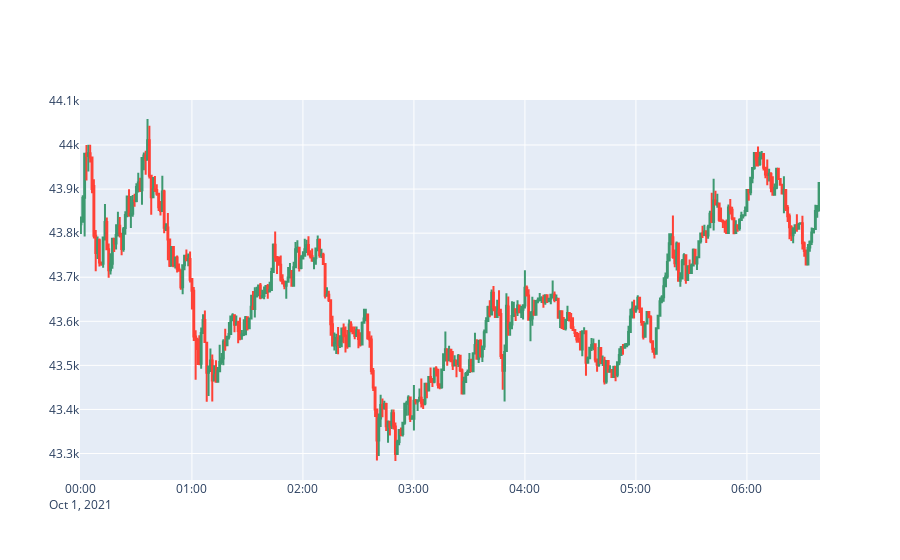

The notebook cell saved with this chart:
### Code cell
df = valid_dataset.df[:400]
fig = go.Figure(data=[go.Candlestick(
    x=df['Date'],
    open=df['Open'],
    high=df['High'],
    low=df['Low'],
    close=df['Close'])])
fig.update_layout(xaxis_rangeslider_visible=False)
fig.show()

### Figure 1 — Plotly figure (JSON) as saved in the notebook; plotly's stock layout.template omitted (floating-point values rounded to 4 significant figures; data arrays with more than 128 entries replaced by an {"elided": "..."} marker saying what was removed)
{"data": [{"close": {"elided": "400 float values"}, "high": {"elided": "400 float values"}, "low": {"elided": "400 float values"}, "open": {"elided": "400 float values"}, "type": "candlestick", "x": {"elided": "400 str values"}}], "layout": {"autosize": true, "dragmode": "zoom", "xaxis": {"autorange": true, "range": ["2021-09-30 23:59:30", "2021-10-01 06:39:30"], "rangeslider": {"visible": false, "yaxis": {}}, "type": "date"}, "yaxis": {"autorange": true, "range": [43240.0, 44100.0]}}}
